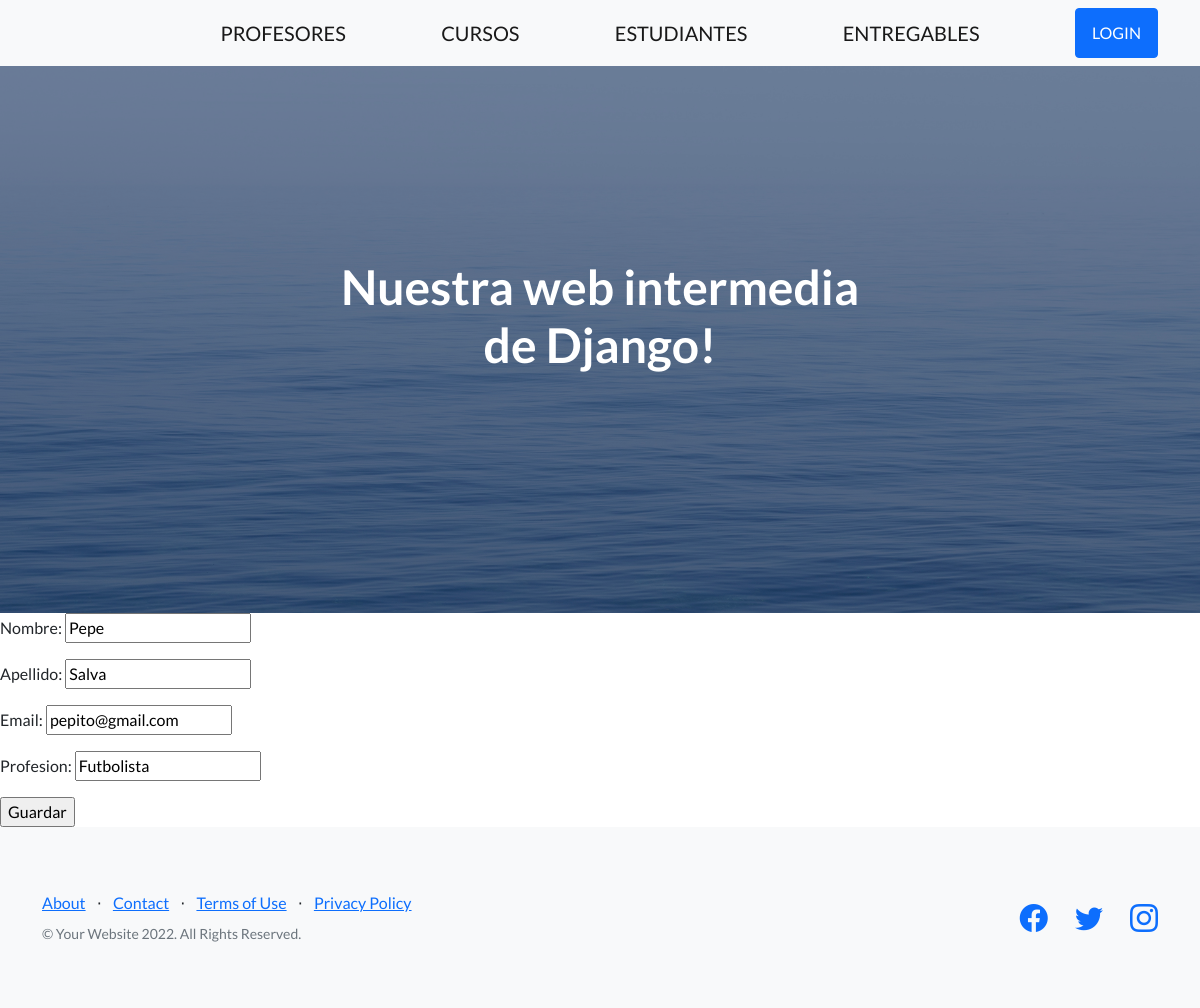
/app-coder/edita-profesor/2, run on the app's committed database.
### App_Coder/models.py (models this page shows, shortened)
class Profesor(models.Model):
    nombre = models.CharField(max_length=30)
    apellido = models.CharField(max_length=30)
    email = models.EmailField()
    profesion = models.CharField(max_length=30)
    user_is = models.OneToOneField(User, on_delete=models.CASCADE, null=True, blank=True)

### App_Coder/views.py (the view)
# urls.py: path('edita-profesor/<int:id>', editar_profesor, name="EditarProfesor"),
def editar_profesor(request, id):
    print('method:', request.method)
    print('post:', request.POST)
    profesor = Profesor.objects.get(id=id)
    if request.method == 'POST':
        miFormulario = ProfesorFormulario(request.POST)
        if miFormulario.is_valid():
            data = miFormulario.cleaned_data
            profesor.nombre = data["nombre"]
            profesor.apellido = data["apellido"]
            profesor.email = data["email"]
            profesor.profesion = data["profesion"]
            profesor.save()
            return render(request, 'inicio.html')
    else:
        miFormulario = ProfesorFormulario(initial={
            "nombre": profesor.nombre,
            "apellido": profesor.apellido,
            "email": profesor.email,
            "profesion": profesor.profesion,
        })
    return render(request, "editarProfesor.html", {"miFormulario": miFormulario, "id": profesor.id})

### App_Coder/forms.py
class ProfesorFormulario(forms.Form):
    nombre = forms.CharField(max_length=30)
    apellido = forms.CharField(max_length=30)
    email = forms.EmailField()
    profesion = forms.CharField(max_length=30)

### App_Coder/templates/editarProfesor.html
{% extends 'padre.html' %}
{% load static %}
{% block bloqueQueCambia %}
    <form action="{% url 'EditarProfesor' id %}" method="POST">{% csrf_token %}
        {{miFormulario.as_p}}
        <input type="submit" value="Guardar">
    </form>
{% endblock bloqueQueCambia %}

### data on the page
Profesor: nombre "Pepe", apellido "Salva", email "pepito@gmail.com", profesion "Futbolista"
